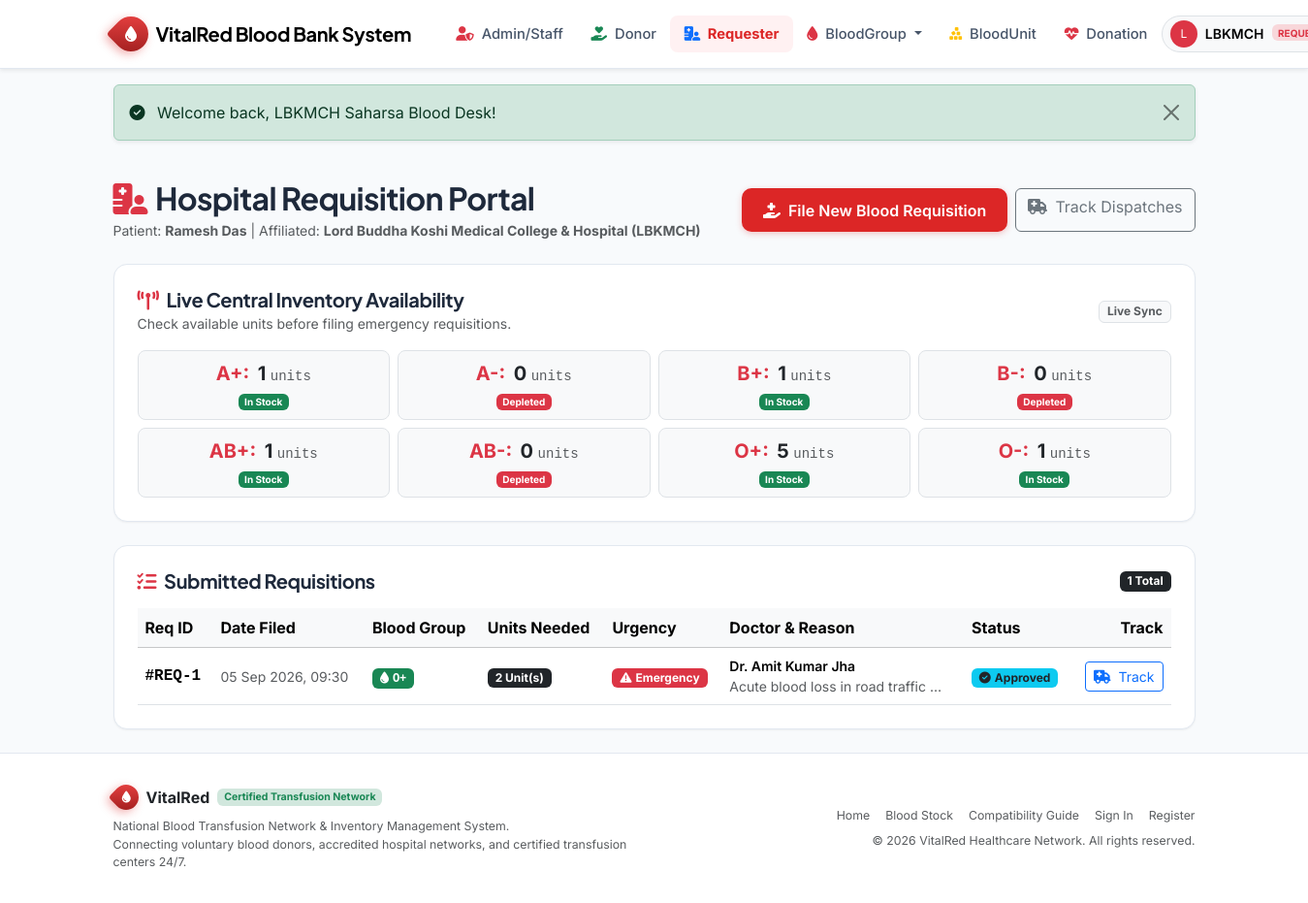
The app's page /requester/index.php (signed in) with its own data.
### tables this page shows
CREATE TABLE recipients (
    recipient_id INT AUTO_INCREMENT PRIMARY KEY,
    user_id INT NULL UNIQUE,                      
    hospital_id INT NOT NULL,
    patient_name VARCHAR(120) NOT NULL,
    dob DATE NOT NULL,
    gender ENUM('Male', 'Female', 'Other') NOT NULL,
    blood_group_id INT NOT NULL,
    contact_phone VARCHAR(25) NOT NULL,
    medical_record_no VARCHAR(50) NULL,
    created_at TIMESTAMP DEFAULT CURRENT_TIMESTAMP,
    CONSTRAINT fk_recipient_user FOREIGN KEY (user_id) 
        REFERENCES users (user_id) ON DELETE SET NULL ON UPDATE CASCADE,
    CONSTRAINT fk_recipient_hospital FOREIGN KEY (hospital_id) 
        REFERENCES hospitals (hospital_id) ON DELETE RESTRICT ON UPDATE CASCADE,
    CONSTRAINT fk_recipient_blood_group FOREIGN KEY (blood_group_id) 
        REFERENCES blood_groups (blood_group_id) ON DELETE RESTRICT ON UPDATE CASCADE,
    INDEX idx_recipient_hospital (hospital_id)
);

CREATE TABLE hospitals (
    hospital_id INT AUTO_INCREMENT PRIMARY KEY,
    name VARCHAR(180) NOT NULL,
    license_no VARCHAR(60) NOT NULL UNIQUE,
    address VARCHAR(255) NOT NULL,
    city VARCHAR(80) NOT NULL,
    state VARCHAR(80) NOT NULL DEFAULT 'Delhi NCR',
    pincode VARCHAR(15) NOT NULL,
    phone VARCHAR(25) NOT NULL,
    email VARCHAR(150) NOT NULL,
    contact_person VARCHAR(120) NOT NULL,
    is_active TINYINT(1) NOT NULL DEFAULT 1,
    created_at TIMESTAMP DEFAULT CURRENT_TIMESTAMP,
    INDEX idx_hospital_city (city)
);

CREATE TABLE blood_groups (
    blood_group_id INT AUTO_INCREMENT PRIMARY KEY,
    group_name VARCHAR(5) NOT NULL UNIQUE,       
    rh_factor ENUM('Positive', 'Negative') NOT NULL,
    critical_threshold INT NOT NULL DEFAULT 5,   
    description VARCHAR(255) NULL
);

CREATE TABLE blood_requests (
    request_id INT AUTO_INCREMENT PRIMARY KEY,
    recipient_id INT NOT NULL,
    hospital_id INT NOT NULL,
    blood_group_id INT NOT NULL,
    units_needed INT NOT NULL DEFAULT 1,
    urgency ENUM('Normal', 'Urgent', 'Emergency') NOT NULL DEFAULT 'Normal',
    reason VARCHAR(500) NOT NULL,
    doctor_name VARCHAR(120) NOT NULL,
    status ENUM('pending', 'approved', 'rejected', 'issued') NOT NULL DEFAULT 'pending',
    approved_by INT NULL,                         
    approval_notes VARCHAR(255) NULL,
    approved_at DATETIME NULL,
    issued_at DATETIME NULL,
    created_at TIMESTAMP DEFAULT CURRENT_TIMESTAMP,
    CONSTRAINT fk_req_recipient FOREIGN KEY (recipient_id) 
        REFERENCES recipients (recipient_id) ON DELETE CASCADE ON UPDATE CASCADE,
    CONSTRAINT fk_req_hospital FOREIGN KEY (hospital_id) 
        REFERENCES hospitals (hospital_id) ON DELETE RESTRICT ON UPDATE CASCADE,
    CONSTRAINT fk_req_blood_group FOREIGN KEY (blood_group_id) 
        REFERENCES blood_groups (blood_group_id) ON DELETE RESTRICT ON UPDATE CASCADE,
    CONSTRAINT fk_req_approver FOREIGN KEY (approved_by) 
        REFERENCES users (user_id) ON DELETE SET NULL ON UPDATE CASCADE,
    INDEX idx_req_status (status),
    INDEX idx_req_urgency (urgency)
);

### requester/index.php (the view, shortened to what this page needs)
<?php
require_once __DIR__ . '/../includes/auth_helper.php';
$user_id = $_SESSION['user_id'];
$stmt = $pdo->prepare("SELECT r.*, h.name AS hospital_name, bg.group_name
                      FROM recipients r
                      JOIN hospitals h ON r.hospital_id = h.hospital_id
                      JOIN blood_groups bg ON r.blood_group_id = bg.blood_group_id
                      WHERE r.user_id = ? LIMIT 1");
$stmt->execute([$user_id]);
$recipient = $stmt->fetch();
$recipient_id = $recipient['recipient_id'];
$req_stmt = $pdo->prepare("SELECT br.*, bg.group_name, h.name AS hospital_name
                          FROM blood_requests br
                          JOIN blood_groups bg ON br.blood_group_id = bg.blood_group_id
                          JOIN hospitals h ON br.hospital_id = h.hospital_id
                          WHERE br.recipient_id = ?
                          ORDER BY br.created_at DESC");
$req_stmt->execute([$recipient_id]);
$my_requests = $req_stmt->fetchAll();
$stocks = $pdo->query("SELECT * FROM vw_group_wise_stock ORDER BY blood_group_id ASC")->fetchAll();
require_once __DIR__ . '/../includes/header.php';
?>
<div class="container py-4">
    <div class="d-flex flex-wrap justify-content-between align-items-center mb-4 gap-3">
        <div>
            <h2 class="fw-bold mb-1"><i class="fa-solid fa-hospital-user text-danger me-2"></i>Hospital Requisition Portal</h2>
            <p class="text-muted small mb-0">Patient: <strong><?= e($recipient['patient_name']) ?></strong> | Affiliated: <strong><?= e($recipient['hospital_name']) ?></strong></p>
        </div>
        <div class="d-flex gap-2">
            <a href="<?= BASE_URL ?>requester/new_request.php" class="btn btn-vitalred">
                <i class="fa-solid fa-hand-holding-medical me-1"></i> File New Blood Requisition
            </a>
            <a href="<?= BASE_URL ?>requester/track.php" class="btn btn-outline-secondary">
                <i class="fa-solid fa-truck-medical me-1"></i> Track Dispatches
            </a>
        </div>
    </div>
    <div class="vr-card p-4 mb-4">
        <div class="d-flex justify-content-between align-items-center mb-3">
            <div>
                <h5 class="fw-bold mb-0"><i class="fa-solid fa-tower-broadcast text-danger me-2"></i>Live Central Inventory Availability</h5>
                <small class="text-muted">Check available units before filing emergency requisitions.</small>
            </div>
            <span class="badge bg-light text-muted border">Live Sync</span>
        </div>
        <div class="row g-2">
            <?php foreach ($stocks as $s): ?>
                <div class="col-6 col-sm-3 col-md-3 col-lg-3">
                    <div class="p-2 border rounded-3 text-center bg-light">
                        <span class="fw-bold fs-5 text-danger"><?= e($s['group_name']) ?>:</span>
                        <span class="fw-bold fs-5 text-dark ms-1"><?= e($s['available_units']) ?></span>
                        <span class="small text-muted font-monospace">units</span>
                        <div>
                            <span class="badge <?= $s['available_units'] > 0 ? 'bg-success' : 'bg-danger' ?>" style="font-size:10px;">
                                <?= $s['available_units'] > 0 ? 'In Stock' : 'Depleted' ?>
                            </span>
                        </div>
                    </div>
                </div>
            <?php endforeach; ?>
        </div>
    </div>
    <div class="vr-card p-4">
        <div class="d-flex justify-content-between align-items-center mb-3">
            <h5 class="fw-bold mb-0"><i class="fa-solid fa-list-check text-danger me-2"></i>Submitted Requisitions</h5>
            <span class="badge bg-dark"><?= count($my_requests) ?> Total</span>
        </div>
        <?php if (empty($my_requests)): ?>
            <div class="alert alert-light border text-center py-4 text-muted mb-0">
                You haven't filed any blood requisitions yet. Click "File New Blood Requisition" above to submit one.
            </div>
        <?php else: ?>
            <div class="table-responsive">
                <table class="table table-hover align-middle mb-0">
                    <thead class="table-light">
                        <tr>
                            <th>Req ID</th>
                            <th>Date Filed</th>
                            <th>Blood Group</th>
                            <th>Units Needed</th>
                            <th>Urgency</th>
                            <th>Doctor &amp; Reason</th>
                            <th>Status</th>
                            <th class="text-end">Track</th>
                        </tr>
                    </thead>
                    <tbody>
                        <?php foreach ($my_requests as $mr): ?>
                            <tr>
                                <td class="font-monospace fw-bold">#REQ-<?= $mr['request_id'] ?></td>
                                <td class="small text-muted"><?= format_date($mr['created_at'], 'd M Y, H:i') ?></td>
                                <td><?= get_blood_badge($mr['group_name']) ?></td>
                                <td><span class="badge bg-dark"><?= e($mr['units_needed']) ?> Unit(s)</span></td>
                                <td><?= get_urgency_badge($mr['urgency']) ?></td>
                                <td>
                                    <div class="small fw-semibold"><?= e($mr['doctor_name']) ?></div>
                                    <div class="small text-muted text-truncate" style="max-width: 220px;"><?= e($mr['reason']) ?></div>
                                </td>
                                <td><?= get_status_badge($mr['status']) ?></td>
                                <td class="text-end">
                                    <a href="<?= BASE_URL ?>requester/track.php?req=<?= $mr['request_id'] ?>" class="btn btn-outline-primary btn-sm">
                                        <i class="fa-solid fa-truck-medical me-1"></i> Track
                                    </a>
                                </td>
                            </tr>
                        <?php endforeach; ?>
                    </tbody>
                </table>
            </div>
        <?php endif; ?>
    </div>
</div>
<?php require_once __DIR__ . '/../includes/footer.php'; ?>

### includes/auth_helper.php (shortened to what this page needs)
<?php
function e($string) {
    return htmlspecialchars((string)($string ?? ''), ENT_QUOTES, 'UTF-8');
}
function format_date(?string $date, string $format = 'd M Y'): string {
    try {
        $dt = new DateTime($date);
        return $dt->format($format);
    } catch (Exception $e) {
        return $date;
    }
}
function get_blood_badge(string $group): string {
    $colors = [
        'A+' => 'bg-danger text-white',
        'A-' => 'bg-danger text-white',
        'B+' => 'bg-primary text-white',
        'B-' => 'bg-info text-dark',
        'AB+' => 'bg-purple text-white',
        'AB-' => 'bg-dark text-white',
        'O+' => 'bg-success text-white',
        'O-' => 'bg-warning text-dark'
    ];
    $cls = $colors[$group] ?? 'bg-secondary text-white';
    return '<span class="badge ' . $cls . ' px-2 py-1 font-monospace"><i class="fa-solid fa-droplet me-1"></i>' . e($group) . '</span>';
}
function get_urgency_badge(string $urgency): string {
    switch ($urgency) {
        case 'Emergency':
            return '<span class="badge bg-danger text-white px-2 py-1"><i class="fa-solid fa-triangle-exclamation me-1"></i>Emergency</span>';
    }
}
function get_status_badge(string $status): string {
    switch (strtolower($status)) {
        case 'approved':
            return '<span class="badge bg-info text-dark"><i class="fa-solid fa-check-circle me-1"></i>Approved</span>';
    }
}

### assets/css/style.css (style rules this page uses)
:root { --primary-red: #dc2626; --primary-red-hover: #b91c1c; --primary-red-dark: #991b1b; --primary-red-light: #fee2e2; --primary-red-ultra-light: #fff1f2; --accent-emerald: #059669; --accent-blue: #2563eb; --accent-purple: #7c3aed; --dark-slate: #0f172a; --card-slate: #1e293b; --border-color: #e2e8f0; --body-bg: #f8fafc; --text-main: #1e293b; --text-muted: #64748b; --font-heading: 'Plus Jakarta Sans', system-ui, -apple-system, sans-serif; --font-body: 'Inter', system-ui, -apple-system, sans-serif; --shadow-sm: 0 1px 2px 0 rgb(0 0 0 / 0.05); --shadow-md: 0 4px 6px -1px rgb(0 0 0 / 0.08), 0 2px 4px -2px rgb(0 0 0 / 0.05); --shadow-lg: 0 10px 15px -3px rgb(0 0 0 / 0.08), 0 4px 6px -4px rgb(0 0 0 / 0.04); --shadow-xl: 0 20px 25px -5px rgb(0 0 0 / 0.1), 0 8px 10px -6px rgb(0 0 0 / 0.05); }
body { font-family: var(--font-body); background-color: var(--body-bg); color: var(--text-main); min-height: 100vh; display: flex; flex-direction: column; }
h1, h2, h3, h4, h5, h6, .navbar-brand { font-family: var(--font-heading); font-weight: 700; letter-spacing: -0.02em; }
.vr-card { background: #ffffff; border: 1px solid var(--border-color); border-radius: 14px; box-shadow: var(--shadow-sm); transition: transform 0.2s ease, box-shadow 0.2s ease; overflow: hidden; }
.btn-vitalred { background-color: var(--primary-red); color: #ffffff; font-weight: 600; border: none; border-radius: 10px; padding: 0.65rem 1.35rem; box-shadow: 0 2px 6px rgba(220, 38, 38, 0.25); transition: all 0.2s ease; }

### records on screen
recipients: patient_name "Ramesh Das", hospital.name "Lord Buddha Koshi Medical College & Hospital (LBKMCH)"
blood_groups: group_name "A+", available_units "1", shows "In Stock"
blood_groups: group_name "A-", available_units "0", shows "Depleted"
blood_groups: group_name "B+", available_units "1", shows "In Stock"
blood_groups: group_name "B-", available_units "0", shows "Depleted"
blood_groups: group_name "AB+", available_units "1", shows "In Stock"
blood_groups: group_name "AB-", available_units "0", shows "Depleted"
blood_groups: group_name "O+", available_units "5", shows "In Stock"
blood_groups: group_name "O-", available_units "1", shows "In Stock"
blood_requests: request_id "1", created_at "05 Sep 2026, 09:30", blood_group.group_name "O+", units_needed "2", urgency "Emergency" (drawn), doctor_name "Dr. Amit Kumar Jha", reason "Acute blood loss in road traffic…", status "approved" (drawn)

### other values on screen
substr($current_user['full_name'], 0, 1) "L"
explode(' ', $current_user['full_name'])[0] "LBKMCH"
$flash['message'] "Welcome back, LBKMCH Saharsa Blood Desk!"
count($my_requests) "1"
